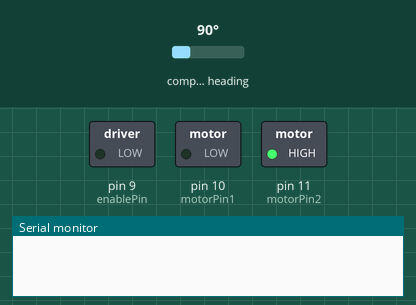
Simulated run of this sketch. Board: Arduino Uno, built with avr-gcc and run on an emulated ATmega328P. On the bench: switched loads named in the sketch (green lamp = pin HIGH), the last lines printed to the serial monitor. The test bench sets the inputs (shaded band); at power-on: compass heading 90°.

Above: at 0.1 s.
At 2.1 s:
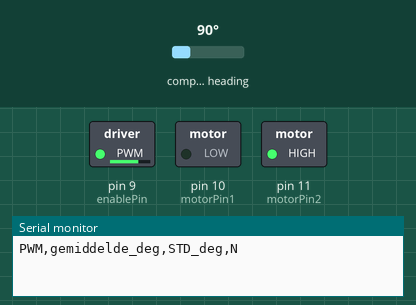
At 122.1 s:
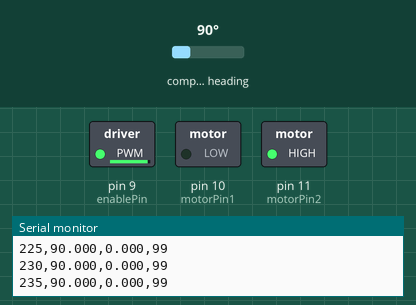
Timing chart, 0 to 123.6 s (numbered marks = the images above):
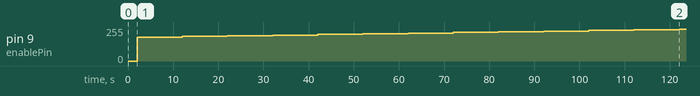

The sketch:

Script_4_PWM_sweep.ino
```cpp
#include <Wire.h>
#include <AS5600.h>
#include <math.h>

// =====================================================
// 1. INSTELLINGEN
// =====================================================

const int pwm_start = 180;
const int pwm_eind  = 255;
const int pwm_stap  = 5;

const unsigned long meetinterval_ms = 100;
const unsigned long meetduur_ms = 10000;

const int N = 100;  // Maximale aantal metingen per periode

// =====================================================
// 2. PINNEN EN VARIABELEN
// =====================================================

const int enablePin = 9;
const int motorPin1 = 10;
const int motorPin2 = 11;

AS5600 sensor;

int pwm_waarde = pwm_start;

float metingen[N];
int aantal_metingen = 0;

unsigned long vorige_meting_ms = 0;
unsigned long start_periode_ms = 0;

bool sweep_klaar = false;

// =====================================================
// 3. FUNCTIES
// =====================================================

// Lees de hoek in graden
float meetHoek() {
  return sensor.readAngle() * 360.0 / 4096.0;
}

// Bereken het gemiddelde
float berekenGemiddelde() {
  float som = 0;
  for (int i = 0; i < aantal_metingen; i++) {
    som += metingen[i];
  }
  return som / aantal_metingen;
}

// Bereken de standaardafwijking
float berekenSTD(float gemiddelde) {
  float som = 0;
  for (int i = 0; i < aantal_metingen; i++) {
    som += pow(metingen[i] - gemiddelde, 2);
  }
  return sqrt(som / (aantal_metingen - 1));
}

// Print de resultaten
void toonResultaten() {

  if (aantal_metingen < 2) return;

  float gemiddelde = berekenGemiddelde();
  float std = berekenSTD(gemiddelde);

  Serial.print(pwm_waarde);
  Serial.print(",");
  Serial.print(gemiddelde, 3);
  Serial.print(",");
  Serial.print(std, 3);
  Serial.print(",");
  Serial.println(aantal_metingen);
}

// =====================================================
// 4. SETUP
// =====================================================

void setup() {

  Wire.begin();
  sensor.begin();

  pinMode(enablePin, OUTPUT);
  pinMode(motorPin1, OUTPUT);
  pinMode(motorPin2, OUTPUT);

  analogWrite(enablePin, 0);

  digitalWrite(motorPin1, LOW);
  digitalWrite(motorPin2, HIGH);

  Serial.begin(115200);
  delay(2000);

  Serial.println("PWM,gemiddelde_deg,STD_deg,N");

  analogWrite(enablePin, pwm_waarde);

  start_periode_ms = millis();
  vorige_meting_ms = start_periode_ms;
}

// =====================================================
// 5. LOOP
// =====================================================

void loop() {

  if (sweep_klaar) return;

  unsigned long tijd = millis();

  // Meet iedere 100 ms de hoek
  if (tijd - vorige_meting_ms >= meetinterval_ms) {

    vorige_meting_ms = tijd;

    if (aantal_metingen < N) {
      metingen[aantal_metingen] = meetHoek();
      aantal_metingen++;
    }
  }

  // Verander de PWM iedere 10 seconden
  if (tijd - start_periode_ms >= meetduur_ms) {

    toonResultaten();

    pwm_waarde += pwm_stap;

    if (pwm_waarde > pwm_eind) {
      analogWrite(enablePin, 0);
      sweep_klaar = true;
      return;
    }

    aantal_metingen = 0;
    start_periode_ms = millis();
    vorige_meting_ms = start_periode_ms;

    analogWrite(enablePin, pwm_waarde);
  }
}
```

Measured:
- by itself, pin 9 (enablePin): moves from 180/255 to 240/255 over 110 s
